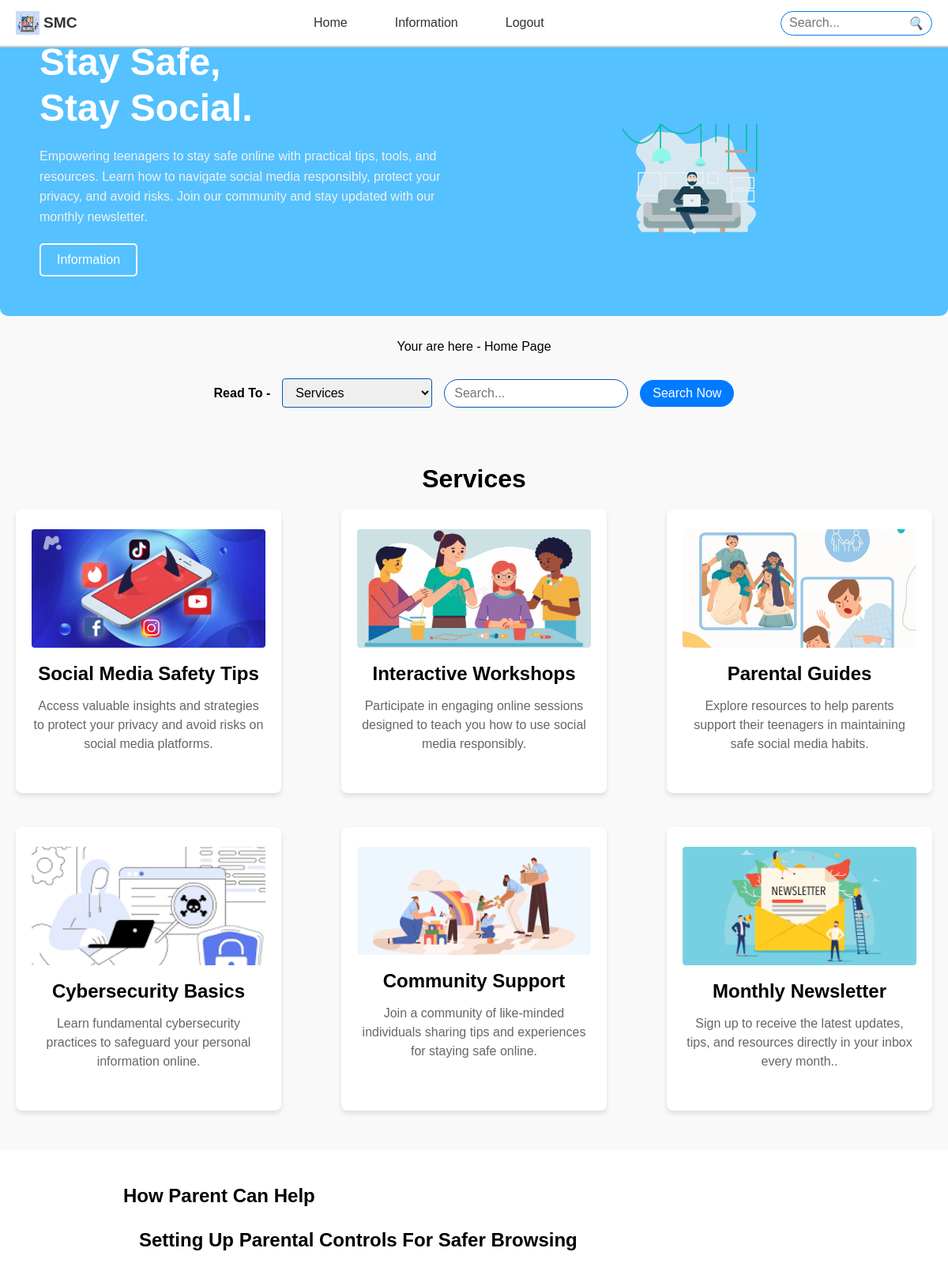
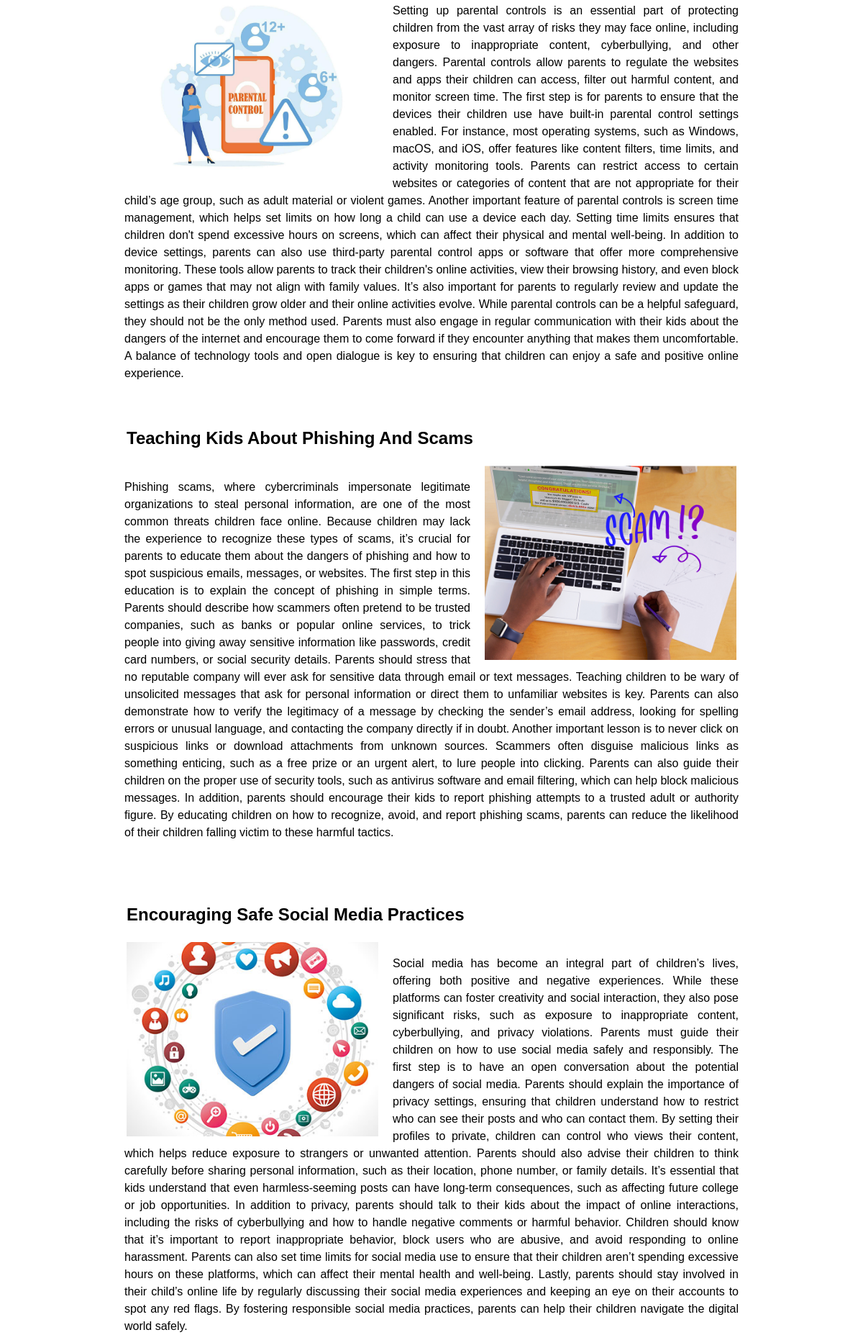
The page /users/index.php (upper part) on the database its author committed (2 pictures, top to bottom).
### tables this page shows
CREATE TABLE `howparentcanhelp` (
  `id` int(11) NOT NULL,
  `title` varchar(1000) NOT NULL,
  `image` varchar(500) NOT NULL,
  `content` varchar(2000) NOT NULL,
  `date` timestamp NOT NULL DEFAULT current_timestamp()
);

### users/index.php (the view, shortened to what this page needs)
<?php
require_once("../db_connection.php");
$query = "SELECT * FROM howparentcanhelp";
$result = mysqli_query($conn, $query);
?>
<!DOCTYPE html>
<html lang="en">
<head>
    <link rel="stylesheet" href="css/index.css">
</head>
<body>
    <?php require_once("nav.php") ?>
    <section class="location-shower">
        <p>Your are here - Home Page</p>
    </section>
    <section id="operation-section" class="operation-section">
        <div class="operation-container">
            <label for="read-to">Read To - </label>
            <select id="dropdown" name="read-to" onchange="navigateToLink()">
                <option value="services">Services</option>
            </select>
            <div class="operation-search-box">
                <input type="text" id="search" name="search" placeholder="Search...">
            </div>
            <button class="search-now-btn">Search Now</button>
        </div>
    </section>
    <section class="services" id="services">
        <h1>Services</h1>
        <div class="service-grid">
            <div class="service-box">
                <img src="../uploads/Social-Media-Safety.png" alt="Placeholder image representing the service provided">
                <h3>Social Media Safety Tips</h3>
                <p>Access valuable insights and strategies to protect your privacy and avoid risks on social media
                    platforms.</p>
            </div>
            <div class="service-box">
                <img src="../uploads/interactWorkShop.webp" alt="Placeholder image representing the service provided">
                <h3>Interactive Workshops</h3>
                <p>Participate in engaging online sessions designed to teach you how to use social media
                    responsibly.
                </p>
            </div>
            <div class="service-box">
                <img src="../uploads/WhatsApp+Image+2023-05-02+at+1.07.56+PM.jpeg" alt="Placeholder image representing the service provided">
                <h3>Parental Guides</h3>
                <p>Explore resources to help parents support their teenagers in maintaining safe social media
                    habits.
                </p>
            </div>
            <div class="service-box">
                <img src="../uploads/images.png" alt="Placeholder image representing the service provided">
                <h3>Cybersecurity Basics</h3>
                <p>Learn fundamental cybersecurity practices to safeguard your personal information online.</p>
            </div>
            <div class="service-box">
                <img src="../uploads/64d1b1cb181c1b149ad39fab_get-course-blog-main-image-4.webp" alt="Placeholder image representing the service provided">
                <h3>Community Support</h3>
                <p> Join a community of like-minded individuals sharing tips and experiences for staying safe
                    online.
                </p>
            </div>
            <div class="service-box">
                <img src="../uploads/istockphoto-1131233305-612x612.jpg" alt="Placeholder image representing the service provided">
                <h3>Monthly Newsletter</h3>
                <p>Sign up to receive the latest updates, tips, and resources directly in your inbox every month..
                </p>
            </div>
        </div>
    </section>
    <section class="howParentsSections">
        <h1>How Parent Can Help</h1>
        <?php
        $index = 0;
        while ($row = mysqli_fetch_assoc($result)) {
            $class = ($index % 2 === 0) ? "even" : "odd";
            echo "
            <div class='article $class'>
                <h2>" . htmlspecialchars($row['title']) . "</h2>
                <img src='" . htmlspecialchars($row['image']) . "' alt='Article Image'>
                <p>" . nl2br(htmlspecialchars($row['content'])) . "</p>
            </div>";
            $index++;
        }
        ?>
    </section>
    <?php require_once("footer.php") ?>
</body>
</html>

### users/css/index.css (style rules this page uses)
* { margin: 0; padding: 0; box-sizing: border-box; }
body { font-family: Arial, sans-serif; }
.location-shower { display: flex; justify-content: center; align-items: center; padding: 30px 0; padding-bottom: 10px; background-color: #f9f9f9; }
.operation-section { display: flex; justify-content: center; align-items: center; padding: 20px 0; background-color: #f9f9f9; }
.operation-container { display: flex; align-items: center; gap: 15px; flex-wrap: wrap; }
.operation-container label { font-size: 1rem; font-weight: bold; }
.operation-container select { padding: 8px 12px; font-size: 1rem; border: 1px solid #0056b3; border-radius: 4px; width: 190px; }
.operation-search-box { display: flex; align-items: center; position: relative; height: 40px; }
.operation-search-box input { padding: 8px 12px; border: 1px solid #0056b3; border-radius: 20px; outline: none; font-size: 1rem; }
.search-now-btn { padding: 8px 16px; font-size: 1rem; color: #fff; background-color: #007bff; border: none; border-radius: 20px; cursor: pointer; transition: background-color 0.3s; }
.services { text-align: center; padding: 50px 20px; background-color: #f9f9f9; }
.services h1 { font-size: 2em; margin-bottom: 20px; }
.service-grid { display: grid; grid-template-columns: repeat(3, 1fr); column-gap: 76px; row-gap: 43px; max-width: 1200px; margin: 0 auto; }
.service-box { background-color: #fff; padding: 50px 20px; padding-top: 25px; box-shadow: 0 4px 6px rgba(0, 0, 0, 0.1); border-radius: 8px; text-align: center; }
.service-box img { width: 100%; max-height: 150px; object-fit: cover; border-radius: 4px; }
.service-box h3 { font-size: 1.5em; margin: 15px 0; }
.service-box p { font-size: 1em; color: #666; line-height: 1.5; }
.howParentsSections { margin: 0 auto; margin: 40px 13%; line-height: 1.5; }
.article { margin-bottom: 40px; overflow: hidden; }
.article img { width: 350px; height: 270px; background-color: #ccc; object-fit: cover; margin: 0 20px; }
.article.even img { float: left; margin-right: 20px; }
.article.odd img { float: right; margin-left: 20px; }
.article p { margin: 0px 17px; text-align: justify; margin-top: 38px; }
.article h2 { font-weight: bold; text-align: left; clear: both; margin: 20px; text-transform: capitalize; }

### users/css/nav.css (style rules this page uses)
* { margin: 0; padding: 0; box-sizing: border-box; }
body { font-family: Arial, sans-serif; }

### rows shown on the page
howparentcanhelp: title "Setting Up Parental Controls For Safer Browsing", image (picture), content "Setting up parental controls is an essential part of protecting children from the vast array of risks they may face online, including exposure to inappropriate content, cyberbullying, and other dangers. Parental controls allow parents to regulate the websites and apps their children can access, filter out harmful content, and monitor screen time. The first step is for parents to ensure that the devices their children use have built-in parental control settings enabled. For instance, most operating systems, such as Windows, macOS, and iOS, offer features like content filters, time limits, and activity monitoring tools. Parents can restrict access to certain websites or categories of content…"
howparentcanhelp: title "Teaching Kids About Phishing And Scams", image (picture), content "Phishing scams, where cybercriminals impersonate legitimate organizations to steal personal information, are one of the most common threats children face online. Because children may lack the experience to recognize these types of scams, it’s crucial for parents to educate them about the dangers of phishing and how to spot suspicious emails, messages, or websites. The first step in this education is to explain the concept of phishing in simple terms. Parents should describe how scammers often pretend to be trusted companies, such as banks or popular online services, to trick people into giving away sensitive information like passwords, credit card numbers, or social security details.…"
howparentcanhelp: title "Encouraging Safe Social Media Practices", image (picture), content "Social media has become an integral part of children’s lives, offering both positive and negative experiences. While these platforms can foster creativity and social interaction, they also pose significant risks, such as exposure to inappropriate content, cyberbullying, and privacy violations. Parents must guide their children on how to use social media safely and responsibly. The first step is to have an open conversation about the potential dangers of social media. Parents should explain the importance of privacy settings, ensuring that children understand how to restrict who can see their posts and who can contact them. By setting their profiles to private, children can control who views…"
